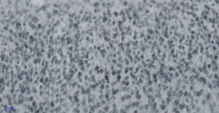
#> input picture Imagens/Cortex 2/ANFIOXO_20.0x1.jpg, 219 x 113 px, shrunk from 1366 x 706 before the run
$ jupyter execute --allow-errors Otimizacao_Parametros_Genetico.ipynb
#> lines starting #> are read from the running program, lines starting #| are printed output that depends on the picture
## Importe das bibiliotecas utilizadas no código

[cell 1]
from tqdm import tqdm
import math
import random
import pandas as pd
import numpy as np
from matplotlib import pyplot as plt
from mpl_toolkits import mplot3d
import cv2 as cv
import sys
import os
import imutils

## Função Objetivo
A Função Objetivo será o próprio algoritmo de visão computacional para contar o número de neurônios. Os parâmetros, treshhold e contraste, serão os atributos do cromossomo

[cell 2]
# Funcao Objetivo
def unsharp_mask(image, kernel_size=(5, 5), sigma=1.0, amount=1.0, threshold=0):

    blurred = cv.GaussianBlur(image, kernel_size, sigma)
    sharpened = float(amount + 1) * image - float(amount) * blurred
    sharpened = np.maximum(sharpened, np.zeros(sharpened.shape))
    sharpened = np.minimum(sharpened, 255 * np.ones(sharpened.shape))
    sharpened = sharpened.round().astype(np.uint8)
    if threshold > 0:
        low_contrast_mask = np.absolute(image - blurred) < threshold
        np.copyto(sharpened, image, where=low_contrast_mask)
    #cv.imshow("Display window", sharpened)
    return sharpened

def getCount(image,treshold,contrast):

    f = 131*(contrast + 127)/(127*(131-contrast))
    alpha_c = f
    gamma_c = 127*(1-f)
    new_image = cv.addWeighted( image, alpha_c, image, 0, gamma_c) #add contrast for image
    image = unsharp_mask(new_image)
    image_blur_gray = cv.cvtColor(image, cv.COLOR_BGR2GRAY)

    image_res ,image_thresh = cv.threshold(image_blur_gray,treshold,255,cv.THRESH_BINARY_INV) #get threshold image

    kernel = np.ones((3,3),np.uint8)
    opening = cv.morphologyEx(image_thresh,cv.MORPH_OPEN,kernel)

    dist_transform = cv.distanceTransform(opening,cv.DIST_L2,5)
    _, last_image =  cv.threshold(dist_transform, 0.3*dist_transform.max(),255,0)

    last_image2 = np.uint8(last_image)
    cnts = cv.findContours(last_image2.copy(), cv.RETR_EXTERNAL,	cv.CHAIN_APPROX_SIMPLE)
    cnts = imutils.grab_contours(cnts)
    return len(cnts)


# [6 lines left out: function check_neuron, not called in this run]


def funcao_objetivo(populacao,filename):
#> called with filename = 'Imagens/Cortex 2/ANFIOXO_20.0x1.jpg'
    arr = []
    image = cv.imread(filename)
#> image is the input picture: shape (113, 219, 3); mean B, G, R 153.8, 144.7, 137.8
    for i in tqdm(range(len(populacao))):
        count = getCount(image,populacao.loc[i]["treshold"], populacao.loc[i]["contrast"])
        arr.append(count)
#> this loop made 1000 passes
#> (f in getCount, alpha_c in getCount, gamma_c in getCount, image_res in getCount, count) on passes 1, 3, 4: (1.55, 1.55, -70.14, 172, 241), (1.32, 1.32, -41.1, 117, 119), (3.13, 3.13, -270.1, 192, 304)
#> pass 1, in getCount, `new_image = cv.addWeighted( image, alpha_c, image, 0, gamma_c)`:
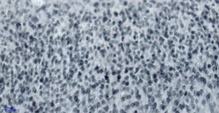
#> new_image: shape (113, 219, 3); mean B, G, R 168.5, 154.6, 143.7
#> pass 1, in unsharp_mask, `blurred = cv.GaussianBlur(image, kernel_size, sigma)`:
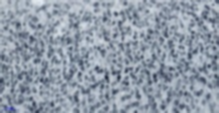
#> blurred: shape (113, 219, 3); mean B, G, R 168.5, 154.5, 143.7
#> pass 1, in unsharp_mask, `sharpened = np.maximum(sharpened, np.zeros(sharpened.shape))`:
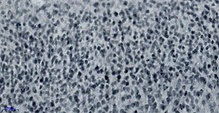
#> sharpened: shape (113, 219, 3) float64; mean B, G, R 168.6, 154.6, 143.8; drawn with min black and max white
#> after the loop, arr = 1000 values, max 375 at index 136, min 0 at index 1, mean 129.8

    return arr

## Função Fitness
A função de aptidão escolhida, foi a Atribuição proporcional de aptidão. Nesta função a aptidão de cada indívduo é dado pela razão do valor obtido na função objetivo em relação ao total de todos os indivíduos.

[cell 3]
def aptidao_proporcional(df):
    Fx = []
    sum_fx = sum(df['fx'])
    for i, row in df.iterrows():
        Fx.append(row['fx']/sum_fx)
    return Fx

## Mutação Uniforme
A mutação escolhida foi a uniforme. Neste caso, se para o atributo do individuo, se o valor randômico for menor que a taxa de mutação (5%) será atribuído um valor randômico do espaço de busca  do treshold (entre 0 e 255) e do contraste (entre 0 e 130) .

[cell 4]
# Mutacao
def mutacao_uniforme(individuo, tx_mutacao):
    individuo_mutado = []
    # como a taxa de mutacao eh entre 0 e 1, temos:
    rand_treshrold = np.random.random()
    if rand_treshrold < tx_mutacao:
        individuo_mutado.append(np.random.randint(0, 255))
    else:
        individuo_mutado.append(individuo[0])

    rand_contrast = np.random.random()
    if rand_contrast < tx_mutacao:
        individuo_mutado.append(np.random.randint(0, 130))
    else:
        individuo_mutado.append(individuo[1])

    return individuo_mutado

## Crossover Aritmético
O crossover escolhido foi o aritmético. Aqui, um valor randomico alfa é selecionado. Esse alfa será utilizado para fazer combinação linear dos atributos dos pais para a geração dos filhos, caso seja menor que a taxa de crosover.

[cell 5]
def crossover(P1, P2, tx_crossover):
    C1 = P1
    C2 = P2
    alpha = np.random.random()
    rand_c = np.random.random()
    rand_t = np.random.random()


    if tx_crossover > rand_c:
        #a
        t = int(alpha*P1[0] + (1 - alpha)*P2[0])
        s = int(alpha*P2[0] + (1 - alpha)*P1[0])

        if (t >= 0 and t <= 255 and s >= 0 and s <= 255):
            C1[0] = t
            C2[0] = s

    if tx_crossover > rand_t:
        #a
        t = int(alpha*P1[1] + (1 - alpha)*P2[1])
        s = int(alpha*P2[1] + (1 - alpha)*P1[1])

        if (t >= 0 and t <= 130 and s >= 0 and s <= 130):
            C1[1] = t
            C2[1] = s

    return (C1, C2)

## Metodo de Selecao : Roleta
Usando o Ranking Linear para fazer a soma acumulada, o indivíduo é escolhido com base num valor randômico, que aumenta a probabilidade do valor escolhido estar próximo de um ponto escolhido, dessa forma queremos priorizar a escolha de melhores indivíduos).

[cell 6]
# Metodo de selecao - roleta
def selecao_roleta(Fx, df):
    posicao = 0
    soma_acumulada = np.cumsum(Fx)
    #tamanho = len(Fx)
    #limite = soma_acumulada[tamanho-1]
    #divisao = np.random.randint(1,9)
    rand = np.random.uniform(0, 1)

    for i, valor in enumerate(soma_acumulada):
        if rand <= valor:
            posicao = i
            break

    return df.loc[posicao]

[cell 7]
# [22 lines left out: function plot_geracao_3d, not called in this run]

[cell 8]
# [28 lines left out: function plot_evolucao_temporal, not called in this run]

[cell 9]
# [38 lines left out: function plot_variaveis_populacao, not called in this run]

[cell 10]
def populacao_media(populacao):
    return populacao.mean(axis = 0)

## Algorítmo Genético
Na célula abaixo está a implementação do algorítmo genético.  Criamos uma população inicial com tamanho 1000 com atributos com valores aleatórios entre 0 e 10. Escolhemos uma taxa de mutação de 5% e uma taxa de cruzamento de 80%, que será aplicado nos métodos correspondentes. Após experimentos, vimos que 25 gerações já são suficiente para a convergência do método. Outra decisão que tivemos, era que um indivíduo não poderia se reproduzir com ele mesmo, de forma que não gere indivíduos duplicados.

[cell 11]
# Parametros do algoritmo genetico
tamanho_pop: int = 1000
tx_mutacao = 0.05
tx_crossover = 0.8
# num geracoes
total_geracoes = 25
image_path = "Imagens/Cortex 2/ANFIOXO_20.0x1.jpg"

def genetic_algorithm(tamanho_pop, tx_mutacao, tx_crossover, total_geracoes, image_path):
    melhor_geracao = 0

    # Cria dataframe e preenche com valores randomicos
    populacao = pd.DataFrame()
    populacao['treshold'] = np.random.randint(0, 255, size=(tamanho_pop))
    populacao['contrast'] = np.random.randint(0, 100, size=(tamanho_pop))
    #print(populacao)

    # melhor
    best = []
    pior = []
    melhor = []
    media = []


    for geracao in tqdm(range(total_geracoes)) :
        populacao['fx'] = funcao_objetivo(populacao,image_path)
        # ordena
        populacao_ordenada = populacao.sort_values('fx', axis= 0)
        # Pegar melhor individuo da geracao atual
        if geracao == 0:
            best = populacao_ordenada.loc[0]
        elif best['fx'] < populacao_ordenada.loc[0]['fx']:
            best = populacao_ordenada.loc[0]
            melhor_geracao = geracao

        melhor.append(populacao_ordenada.loc[0])
        pior.append(populacao_ordenada.loc[tamanho_pop-1])
        media.append(populacao_media(populacao_ordenada.copy()))

        Fx = aptidao_proporcional(populacao)

        nova_populacao = pd.DataFrame(columns = ['treshold', 'contrast'])
        for i in range(0, int(tamanho_pop/2)):
            # chama selecao
            P1 = selecao_roleta(Fx, populacao)
            # para que não haja repetição de individuos
            while(True):
                P2 = selecao_roleta(Fx, populacao)

                if( P2['treshold'] != P1['treshold'] or P2['contrast'] != P1['contrast']):
                    break

            # transforma P1 e P2 em vetor
            P1 = P1.to_numpy()
            P2 = P2.to_numpy()

            # faz crossover
            C1, C2 = crossover(P1, P2, tx_crossover)

            # Realizar mutacao de C1 e C2
            C1 = mutacao_uniforme(C1, tx_mutacao)
            C2 = mutacao_uniforme(C2, tx_mutacao)

            nova_populacao=nova_populacao.append(pd.DataFrame(data=[C1, C2], columns = ['treshold', 'contrast'] ))

        plot_geracao_3d(populacao,geracao)
        populacao = nova_populacao.reset_index(drop=True)


    print("==========================================")
    #plot_geracao_3d(populacao,25)
    #plot_evolucao_temporal(melhor,media,pior)
    print("Melhor individuo individuo: ")
    print("Treshold:", best['treshold'])
    print("Contrast: ",best['contrast'])
    print("Numero de neuronios: ", getCount(cv.imread(image_path),best["treshold"], best["contrast"]))
    print("Geracao: ",melhor_geracao)

    return populacao
